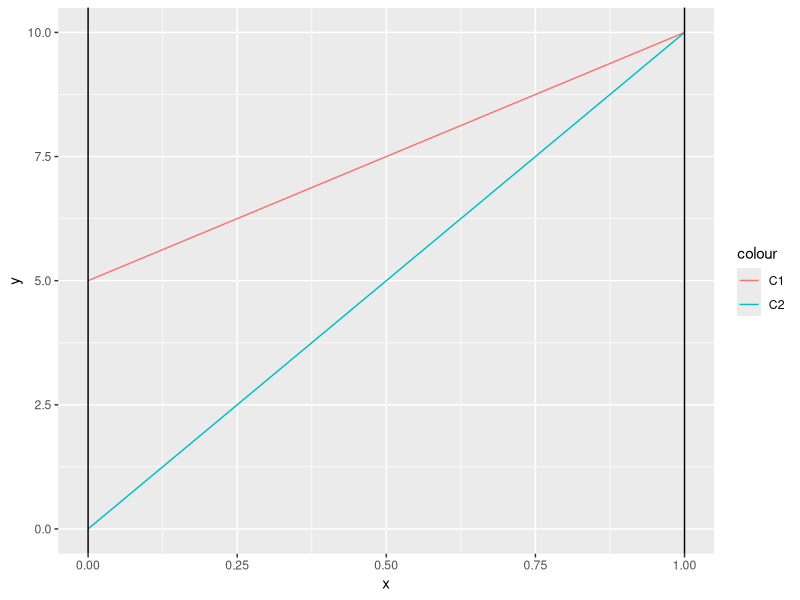
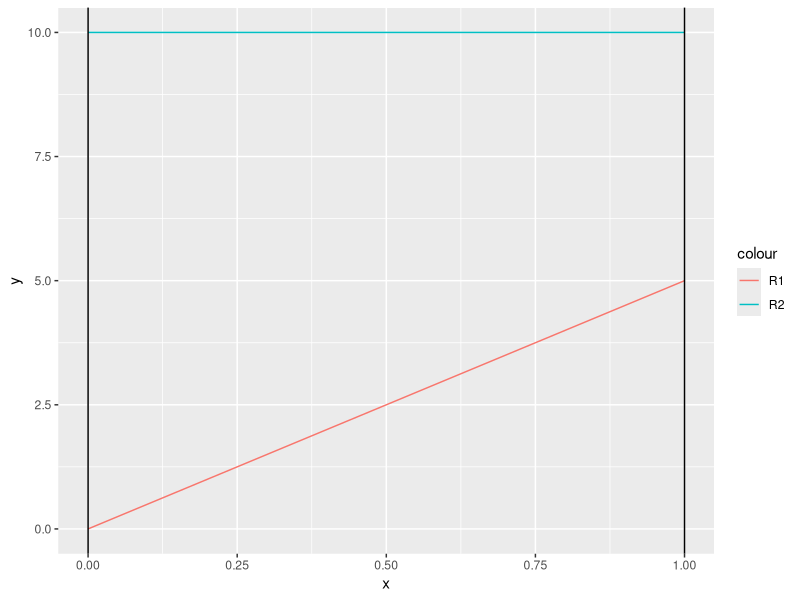
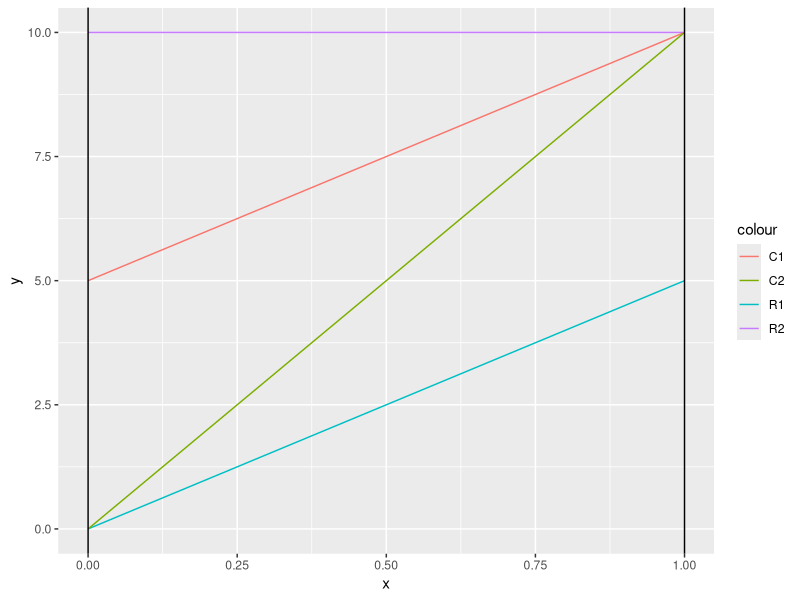

These charts were generated, in order, by the following R code:
## ---- chunk 1
library(DiagrammeR)
grViz("digraph boxes {

  graph [layout = neato, overlap = true, outputorder = edgefirst]

  node [shape = box]

  A [pos = '-1, 1!', label = 'C1, R1 \n (10)']; 
  B [pos = ' -1, -1!', label = 'C1, R2 \n (5)']; 
  C [pos = ' 1, 1!',label = 'C2, R1 \n (10)']; 
  D [pos = ' 1, -1!', label = 'C2, R2 \n (0)']; 

  # several 'edge' statements
  B->A C->A A->C D->B D->C 
}
")
## ---- chunk 2
grViz("digraph boxes {

  graph [layout = neato, overlap = true, outputorder = edgefirst]

  node [shape = box]

  A [pos = '-1, 1!', label = 'Fastball, GFast \n (.400)']; 
  B [pos = ' 1, 1!', label = 'Knuckle, GFast  \n (.100)']; 
  C [pos = ' -1, -1!', label = 'Fast, GKnuckle \n (.300)']; 
  D [pos = ' 1, -1!', label = 'Knuckle, GKnuckle \n (.250)']; 

  # several 'edge' statements
  C->D A->B C->A B->D
}
")
## ---- chunk 3
library(ggplot2)
plotc <- ggplot(data.frame(x=c(0,1)), aes(x)) +
          stat_function(fun=function(x)5*x+5, geom="line", aes(colour = "C1")) +
          stat_function(fun=function(x)10*x, geom="line", aes(colour = "C2")) +
            geom_vline(xintercept = 1) + 
          geom_vline(xintercept = 0)
plotc
## ---- chunk 4

plotr <- ggplot(data.frame(x=c(0,1)), aes(x)) +
          stat_function(fun=function(x)5*x, geom="line", aes(colour = "R1")) +
          stat_function(fun=function(x)10, geom="line", aes(colour = "R2")) + 
            geom_vline(xintercept = 1) + 
          geom_vline(xintercept = 0)
plotr
## ---- chunk 5

plotrc <- ggplot(data.frame(x=c(0,1)), aes(x)) +
          stat_function(fun=function(x)5*x, geom="line", aes(colour = "R1")) +
          stat_function(fun=function(x)10, geom="line", aes(colour = "R2")) +
          stat_function(fun=function(x)5*x+5, geom="line", aes(colour = "C1")) +
          stat_function(fun=function(x)10*x, geom="line", aes(colour = "C2")) +
          geom_vline(xintercept = 1) + 
          geom_vline(xintercept = 0)
plotrc
